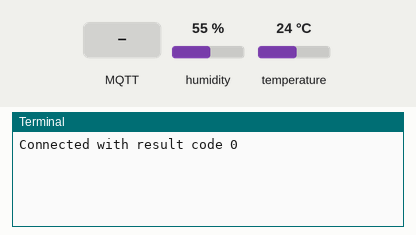
Recording of a program running on a simulated Raspberry Pi (BCM pin numbers). On the bench: the last lines printed to the terminal. The inputs (shaded band) are chosen by the test bench; at power-on: humidity 55 %, temperature 24 °C. No MQTT or app messages arrive unless stated.

Above: at 1.3 s.
1.4 s: MQTT message "1" arrives on the first subscribed topic
At 1.8 s:
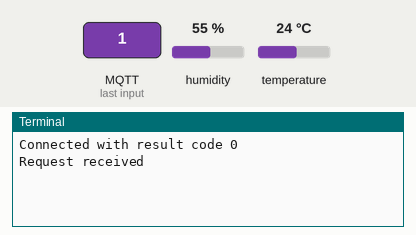
At 3.4 s:
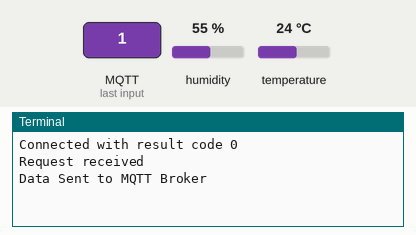

Measured:
- after the input at 1.4 s, the terminal: prints a new line at once (image 1)

The program:

sensor_mqtt.py
```python
#import libs
import paho.mqtt.client as mqtt
import Adafruit_DHT
import time

# At connection time the client subscribes to the
# dh11_sensor_commands MQTT topic
def on_connect(client, userdata, flags, rc):
    print(f"Connected with result code {rc}")
    client.subscribe("raspberry/dh11_sensor_commands")

# Whenever a command is received on the dh11_sensor_commands MQTT topic,
# the client is reading sensor data to send an update my means of
# the dh11_sensor_data MQTT topic
def on_message(client, userdata, msg):
    #sensor version
    sensor = 11
    #number of the pin receiving data
    gpio = 4
    print("Request received")
    humidity, temperature = Adafruit_DHT.read_retry(sensor, gpio)
    data = 'Temp: {0:0.1f}°C  Humidity: {1:0.1f} %'.format(temperature, humidity)
    client.publish('raspberry/dh11_sensor_data', payload=data, qos=0, retain=False)
    print("Data Sent to MQTT Broker")

#Create client
client = mqtt.Client()

#Register callbacks
client.on_connect = on_connect
client.on_message = on_message

# create connection
client.connect("192.168.0.2", 1883, 60)

# Loop forever
client.loop_forever()
```
